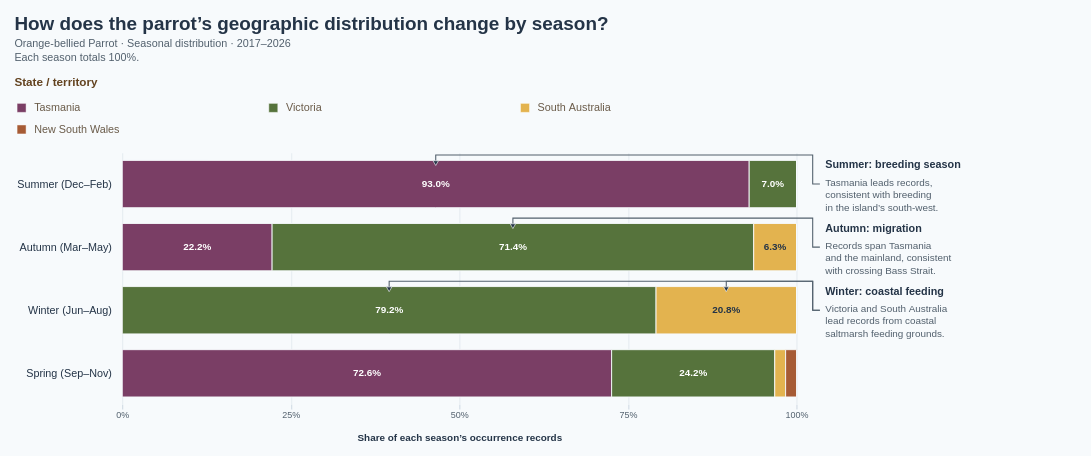

Describe this chart as a Vega-Lite specification.
### Vega specification from a JSON file in a GitHub repository (floating-point values rounded to 4 significant figures)
{"$schema": "https://vega.github.io/schema/vega/v5.json", "description": "100% stacked seasonal bars showing geographic distribution of Orange-bellied Parrot occurrence records by state. Source: Dataset/orange_bellied_parrot_cleaned.csv (5,942 PRESENT records in the full source; 2,154 in 2017–2026). Use month when present; recover missing months from complete eventDate (0 records recovered; no conflicting months). Exclude 1,948 records without a usable month and 0 additional month-known records without stateProvince. The remaining 206 records have reported years spanning 2017–2026. No coordinate filter or deduplication is applied. Each bar is normalized by its own seasonal total, using stateProvince as supplied. Australian seasons: Summer Dec–Feb, Autumn Mar–May, Winter Jun–Aug, Spring Sep–Nov. Seasonal shares describe occurrence recording, not abundance or tracked migration. Highlighting does not change counts or denominators. Pointing annotations beside the seasonal bars relate the observed summer-to-winter shift to the documented Orange-bellied Parrot migration cycle; occurrence records alone do not track individual birds. Ecological context: NRE Tasmania, About Orange-bellied Parrots. Uses the 10 most recent available observation years (2017–2026), using year with eventDate fallback, including partial 2026. Year filtering occurs before month/state inclusion and seasonal aggregation.", "width": 1050, "height": 280, "padding": 16, "background": "#f7fafc", "title": {"text": "How does the parrot’s geographic distribution change by season?", "subtitle": ["Orange-bellied Parrot · Seasonal distribution · 2017–2026", "Each season totals 100%."], "anchor": "start", "font": "Arial", "fontSize": 21, "color": "#243447", "subtitleFontSize": 12, "subtitleColor": "#52606d", "offset": 16, "subtitlePadding": 6, "subtitleLineHeight": 16}, "signals": [{"name": "hoveredRegion", "value": null, "on": [{"events": "@bars:mouseover, @legendSymbols:mouseover, @legendLabels:mouseover", "update": "datum.region"}, {"events": "@bars:mouseout, @legendSymbols:mouseout, @legendLabels:mouseout", "update": "null"}]}, {"name": "selectedRegion", "value": null, "on": [{"events": "@bars:click, @legendSymbols:click, @legendLabels:click", "update": "selectedRegion === datum.region ? null : datum.region"}, {"events": "window:keydown[event.key === 'Escape']", "update": "null"}]}, {"name": "activeRegion", "update": "hoveredRegion != null ? hoveredRegion : selectedRegion"}, {"name": "legendOffset", "value": -120}, {"name": "legendColumnWidth", "value": 280}, {"name": "legendSymbolSize", "value": 100}, {"name": "plotWidth", "update": "width - 300"}, {"name": "annotationX", "update": "plotWidth + 32"}], "data": [{"name": "regionCounts", "values": [{"season": "Summer", "seasonOrder": 0, "region": "Tasmania", "regionOrder": 0, "count": 53}, {"season": "Summer", "seasonOrder": 0, "region": "Victoria", "regionOrder": 1, "count": 4}, {"season": "Summer", "seasonOrder": 0, "region": "South Australia", "regionOrder": 2, "count": 0}, {"season": "Summer", "seasonOrder": 0, "region": "New South Wales", "regionOrder": 3, "count": 0}, {"season": "Autumn", "seasonOrder": 1, "region": "Tasmania", "regionOrder": 0, "count": 14}, {"season": "Autumn", "seasonOrder": 1, "region": "Victoria", "regionOrder": 1, "count": 45}, {"season": "Autumn", "seasonOrder": 1, "region": "South Australia", "regionOrder": 2, "count": 4}, {"season": "Autumn", "seasonOrder": 1, "region": "New South Wales", "regionOrder": 3, "count": 0}, {"season": "Winter", "seasonOrder": 2, "region": "Tasmania", "regionOrder": 0, "count": 0}, {"season": "Winter", "seasonOrder": 2, "region": "Victoria", "regionOrder": 1, "count": 19}, {"season": "Winter", "seasonOrder": 2, "region": "South Australia", "regionOrder": 2, "count": 5}, {"season": "Winter", "seasonOrder": 2, "region": "New South Wales", "regionOrder": 3, "count": 0}, {"season": "Spring", "seasonOrder": 3, "region": "Tasmania", "regionOrder": 0, "count": 45}, {"season": "Spring", "seasonOrder": 3, "region": "Victoria", "regionOrder": 1, "count": 15}, {"season": "Spring", "seasonOrder": 3, "region": "South Australia", "regionOrder": 2, "count": 1}, {"season": "Spring", "seasonOrder": 3, "region": "New South Wales", "regionOrder": 3, "count": 1}], "transform": [{"type": "joinaggregate", "groupby": ["season"], "fields": ["count"], "ops": ["sum"], "as": ["total"]}, {"type": "formula", "expr": "datum.count / datum.total", "as": "share"}, {"type": "stack", "groupby": ["season"], "field": "count", "sort": {"field": "regionOrder", "order": "ascending"}, "offset": "normalize", "as": ["x0", "x1"]}]}, {"name": "seasonTotals", "source": "regionCounts", "transform": [{"type": "aggregate", "groupby": ["season", "seasonOrder"], "fields": ["count"], "ops": ["sum"], "as": ["total"]}]}, {"name": "regions", "values": [{"region": "Tasmania", "order": 0}, {"region": "Victoria", "order": 1}, {"region": "South Australia", "order": 2}, {"region": "New South Wales", "order": 3}]}, {"name": "seasonInsights", "values": [{"season": "Summer", "heading": "Summer: breeding season", "lines": ["Tasmania leads records,", "consistent with breeding", "in the island’s south-west."]}, {"season": "Autumn", "heading": "Autumn: migration", "lines": ["Records span Tasmania", "and the mainland, consistent", "with crossing Bass Strait."]}, {"season": "Winter", "heading": "Winter: coastal feeding", "lines": ["Victoria and South Australia", "lead records from coastal", "saltmarsh feeding grounds."]}]}, {"name": "annotationTargets", "source": "regionCounts", "transform": [{"type": "filter", "expr": "datum.count > 0 && ((datum.season === 'Summer' && datum.region === 'Tasmania') || (datum.season === 'Autumn' && datum.region === 'Victoria') || (datum.season === 'Winter' && (datum.region === 'Victoria' || datum.region === 'South Australia')))"}]}], "scales": [{"name": "x", "type": "linear", "domain": [0, 1], "range": [0, {"signal": "plotWidth"}], "zero": true, "nice": false}, {"name": "y", "type": "band", "domain": {"data": "seasonTotals", "field": "season", "sort": {"op": "min", "field": "seasonOrder", "order": "ascending"}}, "range": "height", "paddingInner": 0.25, "paddingOuter": 0.12}, {"name": "color", "type": "ordinal", "domain": ["Tasmania", "Victoria", "South Australia", "New South Wales"], "range": ["#7A3E65", "#56733C", "#E3B34F", "#A65B35"]}], "axes": [{"orient": "bottom", "scale": "x", "title": "Share of each season’s occurrence records", "format": ".0%", "values": [0, 0.25, 0.5, 0.75, 1], "grid": true, "gridColor": "#e3e9ef", "domain": false, "tickColor": "#c9d4df", "labelColor": "#52606d", "titleColor": "#243447", "titlePadding": 14}, {"orient": "left", "scale": "y", "domain": false, "ticks": false, "labelPadding": 12, "labelLimit": 230, "labelFontSize": 12, "labelColor": "#243447", "encode": {"labels": {"update": {"text": {"signal": "datum.value + ' (' + ['Dec–Feb', 'Mar–May', 'Jun–Aug', 'Sep–Nov'][indexof(domain('y'), datum.value)] + ')'"}}}}}], "marks": [{"name": "bars", "type": "rect", "from": {"data": "regionCounts"}, "encode": {"enter": {"cursor": {"value": "pointer"}}, "update": {"x": {"scale": "x", "field": "x0"}, "x2": {"scale": "x", "field": "x1"}, "y": {"scale": "y", "field": "season"}, "height": {"signal": "bandwidth('y')"}, "fill": {"scale": "color", "field": "region"}, "fillOpacity": {"signal": "activeRegion == null || activeRegion === datum.region ? 1 : 0.2"}, "stroke": {"value": "#f7fafc"}, "strokeWidth": {"value": 1}, "tooltip": {"signal": "{'Species': 'Orange-bellied Parrot', 'Season': datum.season, 'State': datum.region, 'Share of seasonal records': format(datum.share, '.1%'), 'State records this season': format(datum.count, ',d'), 'Season total': format(datum.total, ',d'), 'Period': '2017–2026'}"}, "description": {"signal": "datum.season + ', ' + datum.region + ': ' + format(datum.share, '.1%') + ', ' + datum.count + ' records'"}}}}, {"type": "text", "interactive": false, "from": {"data": "regionCounts"}, "encode": {"update": {"x": {"signal": "scale('x', (datum.x0 + datum.x1) / 2)"}, "y": {"scale": "y", "field": "season", "band": 0.5}, "align": {"value": "center"}, "baseline": {"value": "middle"}, "text": {"signal": "datum.share >= 0.05 ? format(datum.share, '.1%') : ''"}, "fontSize": {"value": 11}, "fontWeight": {"value": "bold"}, "fill": {"signal": "datum.region === 'South Australia' ? '#243447' : '#ffffff'"}, "opacity": {"signal": "activeRegion == null || activeRegion === datum.region ? 1 : 0.2"}}}}, {"type": "text", "from": {"data": "seasonTotals"}, "encode": {"update": {"x": {"signal": "width + 12"}, "y": {"scale": "y", "field": "season", "band": 0.5}, "baseline": {"value": "middle"}, "fontSize": {"value": 11}, "fill": {"value": "#52606d"}, "text": {"value": ""}}}}, {"type": "symbol", "name": "legendSymbols", "from": {"data": "regions"}, "encode": {"update": {"x": {"signal": "legendOffset + 8 + (datum.order % 3) * legendColumnWidth"}, "y": {"signal": "-50 + floor(datum.order / 3) * 24"}, "cursor": {"value": "pointer"}, "opacity": {"signal": "activeRegion == null || activeRegion === datum.region ? 1 : 0.3"}, "shape": {"value": "square"}, "size": {"signal": "legendSymbolSize"}, "fill": {"scale": "color", "field": "region"}, "stroke": {"value": "#ffffff"}, "strokeWidth": {"value": 0.5}}}}, {"type": "text", "name": "legendLabels", "from": {"data": "regions"}, "encode": {"update": {"x": {"signal": "legendOffset + 22 + (datum.order % 3) * legendColumnWidth"}, "y": {"signal": "-50 + floor(datum.order / 3) * 24"}, "cursor": {"value": "pointer"}, "opacity": {"signal": "activeRegion == null || activeRegion === datum.region ? 1 : 0.3"}, "text": {"field": "region"}, "align": {"value": "left"}, "baseline": {"value": "middle"}, "fontSize": {"value": 12}, "fill": {"value": "#6a5b49"}, "font": {"value": "Arial"}, "fontWeight": {"value": "normal"}, "limit": {"value": 254}}}}, {"name": "annotationLeaders", "type": "path", "interactive": false, "from": {"data": "annotationTargets"}, "encode": {"update": {"path": {"signal": "'M' + scale('x', (datum.x0 + datum.x1) / 2) + ',' + (scale('y', datum.season) + 3) + ' V' + (scale('y', datum.season) - 6) + ' H' + (annotationX - 14) + ' V' + (scale('y', datum.season) + bandwidth('y') / 2) + ' H' + (annotationX - 6)"}, "stroke": {"value": "#52606d"}, "strokeWidth": {"value": 1.2}, "fill": {"value": null}, "opacity": {"signal": "activeRegion == null || activeRegion === datum.region ? 1 : 0.25"}}}}, {"name": "annotationArrowheads", "type": "symbol", "interactive": false, "from": {"data": "annotationTargets"}, "encode": {"update": {"x": {"signal": "scale('x', (datum.x0 + datum.x1) / 2)"}, "y": {"signal": "scale('y', datum.season) + 3"}, "shape": {"value": "triangle-down"}, "size": {"value": 38}, "fill": {"value": "#243447"}, "stroke": {"value": "#f7fafc"}, "strokeWidth": {"value": 0.7}, "opacity": {"signal": "activeRegion == null || activeRegion === datum.region ? 1 : 0.25"}}}}, {"name": "insightHeadings", "type": "text", "interactive": false, "from": {"data": "seasonInsights"}, "encode": {"update": {"x": {"signal": "annotationX"}, "y": {"signal": "scale('y', datum.season) + 0"}, "baseline": {"value": "top"}, "text": {"field": "heading"}, "fontSize": {"value": 12}, "fontWeight": {"value": "bold"}, "fill": {"value": "#243447"}, "align": {"value": "left"}}}}, {"name": "insightDetails", "type": "text", "interactive": false, "from": {"data": "seasonInsights"}, "encode": {"update": {"x": {"signal": "annotationX"}, "y": {"signal": "scale('y', datum.season) + 19"}, "baseline": {"value": "top"}, "text": {"field": "lines"}, "lineHeight": {"value": 14}, "fontSize": {"value": 11}, "fill": {"value": "#52606d"}, "align": {"value": "left"}}}}, {"name": "legendTitle", "type": "text", "interactive": false, "encode": {"update": {"x": {"signal": "legendOffset"}, "y": {"value": -74}, "text": {"value": "State / territory"}, "font": {"value": "Arial"}, "fontSize": {"value": 13}, "fontWeight": {"value": "bold"}, "fill": {"value": "#634320"}}}}], "config": {"font": "Arial", "axis": {"labelFont": "Arial", "titleFont": "Arial"}, "legend": {"labelFont": "Arial", "titleFont": "Arial", "labelFontSize": 12, "titleFontSize": 13, "titleFontWeight": "bold", "labelColor": "#6a5b49", "titleColor": "#634320", "symbolType": "square", "symbolSize": 100, "rowPadding": 8, "columnPadding": 24, "labelOffset": 8}}, "usermeta": {"observationWindow": {"source": "Dataset/orange_bellied_parrot_cleaned.csv", "dateField": "year (eventDate fallback)", "years": [2017, 2018, 2019, 2020, 2021, 2022, 2023, 2024, 2025, 2026], "yearCount": 10, "includesPartialLatestYear": true}}}
